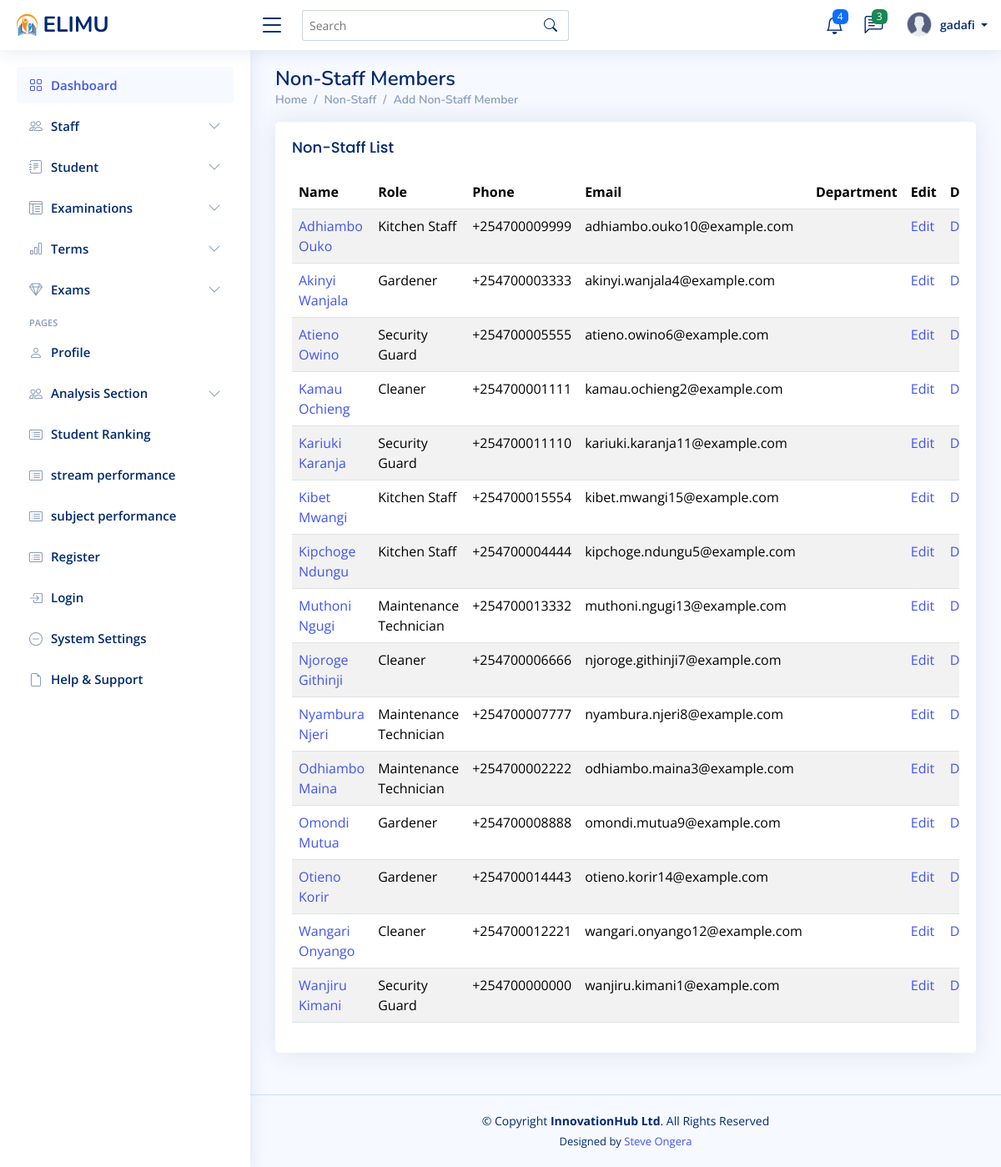
Screenshot of /nonstaff/ (signed in) with the database file from the repository.
### myapp/models.py (models this page shows, shortened)
class NonStaff(models.Model):
    id_number = models.CharField(max_length=20, unique=True)
    first_name = models.CharField(max_length=100)
    last_name = models.CharField(max_length=100)
    email = models.EmailField(unique=True)
    phone = models.CharField(max_length=15, unique=True)
    address = models.TextField(null=True, blank=True)
    date_of_birth = models.DateField(null=True, blank=True)
    gender = models.CharField(max_length=10, choices=[('M', 'Male'), ('F', 'Female')], null=True, blank=True)
    nationality = models.CharField(max_length=50, null=True, blank=True)
    role = models.CharField(max_length=100, null=True, blank=True)
    hire_date = models.DateField(null=True, blank=True)
    salary = models.DecimalField(max_digits=10, decimal_places=2, null=True, blank=True)
    profile_image = models.ImageField(upload_to="nonstaff_profiles/", default="profile.png", null=True, blank=True)
    emergency_contact_name = models.CharField(max_length=100, null=True, blank=True)
    emergency_contact_phone = models.CharField(max_length=15, null=True, blank=True)
    emergency_contact_relationship = models.CharField(max_length=50, null=True, blank=True)
    created_at = models.DateTimeField(auto_now_add=True)
    updated_at = models.DateTimeField(auto_now=True)
    class Meta:
        ordering = ['first_name', 'last_name']

### myapp/views.py (the view)
# urls.py: path('nonstaff/', views.nonstaff_list, name='nonstaff_list'),
@login_required
def nonstaff_list(request):
    nonstaff_members = NonStaff.objects.all()
    return render(request, 'nonstaff/nonstaff_list.html', {'nonstaff_members': nonstaff_members})

### myapp/context_processors.py (called while the page is built)
def unread_messages(request):
    if request.user.is_authenticated:
        messages = Message.objects.filter(receiver=request.user, is_read=False).order_by('-timestamp')
        return {'messages': messages}
    return {'messages': []}

### templates/nonstaff/nonstaff_list.html
{% extends "base/base.html" %}
{% block content %}
<div class="pagetitle">
    <h1>Non-Staff Members</h1>
    <nav>
        <ol class="breadcrumb">
            <li class="breadcrumb-item"><a href="{% url 'admin_dashboard' %}">Home</a></li>
            <li class="breadcrumb-item">Non-Staff</li>
            <li class="breadcrumb-item active"><a href="{% url 'create_nonstaff' %}">Add Non-Staff Member</a></li>
        </ol>
    </nav>
</div>
<section class="section">
    <div class="row">
        <div class="col-lg-12">
            <div class="card">
                <div class="card-body">
                    <h5 class="card-title">Non-Staff List</h5>
                    <div class="table-responsive">
                        <table class="table table-striped datatable">
                            <thead>
                                <tr>
                                    <th>Name</th>
                                    <th>Role</th>
                                    <th>Phone</th>
                                    <th>Email</th>
                                    <th>Department</th>
                                    <th>Edit</th>
                                    <th>Delete</th>
                                </tr>
                            </thead>
                            <tbody>
                                {% for nonstaff in nonstaff_members %}
                                <tr>
                                    <td>
                                        <a href="{% url 'nonstaff_detail' nonstaff.pk %}">
                                            {{ nonstaff.first_name }} {{ nonstaff.last_name }}
                                        </a>
                                    </td>
                                    <td>{{ nonstaff.role }}</td>
                                    <td>{{ nonstaff.phone }}</td>
                                    <td>{{ nonstaff.email }}</td>
                                    <td>{{ nonstaff.department }}</td>
                                    <td><a href="{% url 'update_nonstaff' nonstaff.pk %}">Edit</a></td>
                                    <td><a href="{% url 'delete_nonstaff' nonstaff.pk %}">Delete</a></td>
                                </tr>
                                {% endfor %}
                            </tbody>
                        </table>
                    </div>
                </div>
            </div>
        </div>
    </div>
</section>
{% endblock %}

### templates/base/navbar.html (shortened to what this page needs)
{% load static %}
<header id="header" class="header fixed-top d-flex align-items-center">
    <div class="d-flex align-items-center justify-content-between">
      {% if request.user.is_staff %}
        <a href="{% url 'admin_dashboard'%}" class="logo d-flex align-items-center">
        {% else %}
        <a href="{% url 'student_dashboard'%}" class="logo d-flex align-items-center">
      {% endif %}
        <img src="{% static 'assets/img/logo.png'%}" alt="">
        <span class="d-none d-lg-block">ELIMU</span>
      </a>
      <i class="bi bi-list toggle-sidebar-btn"></i>
    </div>
    <div class="search-bar">
      <form class="search-form d-flex align-items-center" method="POST" action="#">
        <input type="text" name="query" placeholder="Search" title="Enter search keyword">
        <button type="submit" title="Search"><i class="bi bi-search"></i></button>
      </form>
    </div>
    <nav class="header-nav ms-auto">
      <ul class="d-flex align-items-center">
        <li class="nav-item dropdown">
          <a class="nav-link nav-icon" href="#" data-bs-toggle="dropdown">
            <i class="bi bi-bell"></i>
            <span class="badge bg-primary badge-number">4</span>
          </a>
            </li>
          </ul>
        <li class="nav-item dropdown">
          <a class="nav-link nav-icon" href="#" data-bs-toggle="dropdown">
            <i class="bi bi-chat-left-text"></i>
            <span class="badge bg-success badge-number">3</span>
          </a>
        </li>
        <li class="nav-item dropdown pe-3">
          <a class="nav-link nav-profile d-flex align-items-center pe-0" href="#" data-bs-toggle="dropdown">
            <img src="{% static 'assets/img/profile.png'%}" alt="Profile" class="rounded-circle">
            <span class="d-none d-md-block dropdown-toggle ps-2">
              {% if user.is_authenticated %}
                   {{ user.username }}
              {% else %}
                  Admin
              {% endif %}
            </span>
          </a>
        </li>
    </nav>
  </header>

### static/assets/css/style.css (style rules this page uses)
:root { scroll-behavior: smooth; }
body { font-family: "Open Sans", sans-serif; background: #f6f9ff; color: #444444; }
a { color: #4154f1; text-decoration: none; }
h1, h2, h3, h4, h5, h6 { font-family: "Nunito", sans-serif; }
.pagetitle { margin-bottom: 10px; }
.pagetitle h1 { font-size: 24px; margin-bottom: 0; font-weight: 600; color: #012970; }
.card { margin-bottom: 30px; border: none; border-radius: 5px; box-shadow: 0px 0 30px rgba(1, 41, 112, 0.1); }
.card-title { padding: 20px 0 15px 0; font-size: 18px; font-weight: 500; color: #012970; font-family: "Poppins", sans-serif; }
.card-body { padding: 0 20px 20px 20px; }
.breadcrumb { font-size: 14px; font-family: "Nunito", sans-serif; color: #899bbd; font-weight: 600; }
.breadcrumb a { color: #899bbd; transition: 0.3s; }
.breadcrumb .breadcrumb-item::before { color: #899bbd; }
.breadcrumb .active { color: #51678f; font-weight: 600; }
.logo { line-height: 1; }
@media (min-width: 1200px) { .logo { width: 280px; } }
.logo img { max-height: 26px; margin-right: 6px; }
.logo span { font-size: 26px; font-weight: 700; color: #012970; font-family: "Nunito", sans-serif; }
.header { transition: all 0.5s; z-index: 997; height: 60px; box-shadow: 0px 2px 20px rgba(1, 41, 112, 0.1); background-color: #fff; padding-left: 20px; }
.header .toggle-sidebar-btn { font-size: 32px; padding-left: 10px; cursor: pointer; color: #012970; }
.header .search-bar { min-width: 360px; padding: 0 20px; }
.header .search-form { width: 100%; }
.header .search-form input { border: 0; font-size: 14px; color: #012970; border: 1px solid rgba(1, 41, 112, 0.2); padding: 7px 38px 7px 8px; border-radius: 3px; transition: 0.3s; width: 100%; }
.header .search-form button { border: 0; padding: 0; margin-left: -30px; background: none; }
.header .search-form button i { color: #012970; }
.header-nav ul { list-style: none; }
.header-nav>ul { margin: 0; padding: 0; }
.header-nav .nav-icon { font-size: 22px; color: #012970; margin-right: 25px; position: relative; }
.header-nav .nav-profile { color: #012970; }
.header-nav .nav-profile img { max-height: 36px; }
.header-nav .nav-profile span { font-size: 14px; font-weight: 600; }
.header-nav .badge-number { position: absolute; inset: -2px -5px auto auto; font-weight: normal; font-size: 12px; padding: 3px 6px; }

### rows the page displays
NonStaff: first_name "Adhiambo", last_name "Ouko", role "Kitchen Staff", phone "+254700009999", email "adhiambo.ouko10@example.com"
NonStaff: first_name "Akinyi", last_name "Wanjala", role "Gardener", phone "+254700003333", email "akinyi.wanjala4@example.com"
NonStaff: first_name "Atieno", last_name "Owino", role "Security Guard", phone "+254700005555", email "atieno.owino6@example.com"
NonStaff: first_name "Kamau", last_name "Ochieng", role "Cleaner", phone "+254700001111", email "kamau.ochieng2@example.com"
NonStaff: first_name "Kariuki", last_name "Karanja", role "Security Guard", phone "+254700011110", email "kariuki.karanja11@example.com"
NonStaff: first_name "Kibet", last_name "Mwangi", role "Kitchen Staff", phone "+254700015554", email "kibet.mwangi15@example.com"
NonStaff: first_name "Kipchoge", last_name "Ndungu", role "Kitchen Staff", phone "+254700004444", email "kipchoge.ndungu5@example.com"
NonStaff: first_name "Muthoni", last_name "Ngugi", role "Maintenance Technician", phone "+254700013332", email "muthoni.ngugi13@example.com"
NonStaff: first_name "Njoroge", last_name "Githinji", role "Cleaner", phone "+254700006666", email "njoroge.githinji7@example.com"
NonStaff: first_name "Nyambura", last_name "Njeri", role "Maintenance Technician", phone "+254700007777", email "nyambura.njeri8@example.com"
NonStaff: first_name "Odhiambo", last_name "Maina", role "Maintenance Technician", phone "+254700002222", email "odhiambo.maina3@example.com"
NonStaff: first_name "Omondi", last_name "Mutua", role "Gardener", phone "+254700008888", email "omondi.mutua9@example.com"
NonStaff: first_name "Otieno", last_name "Korir", role "Gardener", phone "+254700014443", email "otieno.korir14@example.com"
NonStaff: first_name "Wangari", last_name "Onyango", role "Cleaner", phone "+254700012221", email "wangari.onyango12@example.com"
NonStaff: first_name "Wanjiru", last_name "Kimani", role "Security Guard", phone "+254700000000", email "wanjiru.kimani1@example.com"

### other values shown
{{ user.username }} "gadafi"
